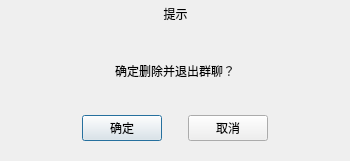
<?xml version="1.0" encoding="UTF-8"?>
<ui version="4.0">
 <class>TNExitGroupChatConfirmDialog</class>
 <widget class="QDialog" name="TNExitGroupChatConfirmDialog">
  <property name="geometry">
   <rect>
    <x>0</x>
    <y>0</y>
    <width>350</width>
    <height>161</height>
   </rect>
  </property>
  <property name="minimumSize">
   <size>
    <width>350</width>
    <height>160</height>
   </size>
  </property>
  <property name="maximumSize">
   <size>
    <width>350</width>
    <height>161</height>
   </size>
  </property>
  <property name="windowTitle">
   <string>Dialog</string>
  </property>
  <layout class="QVBoxLayout" name="verticalLayout_2">
   <property name="spacing">
    <number>0</number>
   </property>
   <property name="leftMargin">
    <number>0</number>
   </property>
   <property name="topMargin">
    <number>0</number>
   </property>
   <property name="rightMargin">
    <number>0</number>
   </property>
   <property name="bottomMargin">
    <number>20</number>
   </property>
   <item>
    <widget class="QWidget" name="exitConfirmTitleWidget" native="true">
     <property name="minimumSize">
      <size>
       <width>100</width>
       <height>20</height>
      </size>
     </property>
     <layout class="QHBoxLayout" name="horizontalLayout_3">
      <property name="spacing">
       <number>0</number>
      </property>
      <property name="leftMargin">
       <number>1</number>
      </property>
      <property name="topMargin">
       <number>0</number>
      </property>
      <property name="rightMargin">
       <number>0</number>
      </property>
      <property name="bottomMargin">
       <number>0</number>
      </property>
      <item>
       <layout class="QHBoxLayout" name="horizontalLayout_2" stretch="1">
        <property name="spacing">
         <number>0</number>
        </property>
        <item>
         <widget class="QLabel" name="confirmTitleLabel">
          <property name="text">
           <string>提示</string>
          </property>
          <property name="alignment">
           <set>Qt::AlignCenter</set>
          </property>
          <property name="indent">
           <number>0</number>
          </property>
         </widget>
        </item>
       </layout>
      </item>
     </layout>
    </widget>
   </item>
   <item>
    <layout class="QVBoxLayout" name="verticalLayout">
     <item>
      <spacer name="verticalSpacer">
       <property name="orientation">
        <enum>Qt::Vertical</enum>
       </property>
       <property name="sizeType">
        <enum>QSizePolicy::Fixed</enum>
       </property>
       <property name="sizeHint" stdset="0">
        <size>
         <width>20</width>
         <height>35</height>
        </size>
       </property>
      </spacer>
     </item>
     <item>
      <widget class="QLabel" name="tipsLabel">
       <property name="text">
        <string>确定删除并退出群聊？</string>
       </property>
       <property name="alignment">
        <set>Qt::AlignCenter</set>
       </property>
       <property name="indent">
        <number>40</number>
       </property>
      </widget>
     </item>
     <item>
      <spacer name="verticalSpacer_2">
       <property name="orientation">
        <enum>Qt::Vertical</enum>
       </property>
       <property name="sizeType">
        <enum>QSizePolicy::Fixed</enum>
       </property>
       <property name="sizeHint" stdset="0">
        <size>
         <width>20</width>
         <height>35</height>
        </size>
       </property>
      </spacer>
     </item>
    </layout>
   </item>
   <item>
    <layout class="QHBoxLayout" name="horizontalLayout" stretch="1,0,0,0,1">
     <property name="spacing">
      <number>6</number>
     </property>
     <property name="rightMargin">
      <number>0</number>
     </property>
     <item>
      <spacer name="horizontalSpacer">
       <property name="orientation">
        <enum>Qt::Horizontal</enum>
       </property>
       <property name="sizeHint" stdset="0">
        <size>
         <width>40</width>
         <height>20</height>
        </size>
       </property>
      </spacer>
     </item>
     <item>
      <widget class="QPushButton" name="okButton">
       <property name="cursor">
        <cursorShape>PointingHandCursor</cursorShape>
       </property>
       <property name="text">
        <string>确定</string>
       </property>
      </widget>
     </item>
     <item>
      <spacer name="horizontalSpacer_3">
       <property name="orientation">
        <enum>Qt::Horizontal</enum>
       </property>
       <property name="sizeHint" stdset="0">
        <size>
         <width>20</width>
         <height>20</height>
        </size>
       </property>
      </spacer>
     </item>
     <item>
      <widget class="QPushButton" name="dialogCloseButton">
       <property name="cursor">
        <cursorShape>PointingHandCursor</cursorShape>
       </property>
       <property name="text">
        <string>取消</string>
       </property>
      </widget>
     </item>
     <item>
      <spacer name="horizontalSpacer_2">
       <property name="orientation">
        <enum>Qt::Horizontal</enum>
       </property>
       <property name="sizeHint" stdset="0">
        <size>
         <width>40</width>
         <height>20</height>
        </size>
       </property>
      </spacer>
     </item>
    </layout>
   </item>
  </layout>
 </widget>
 <resources/>
 <connections/>
</ui>
